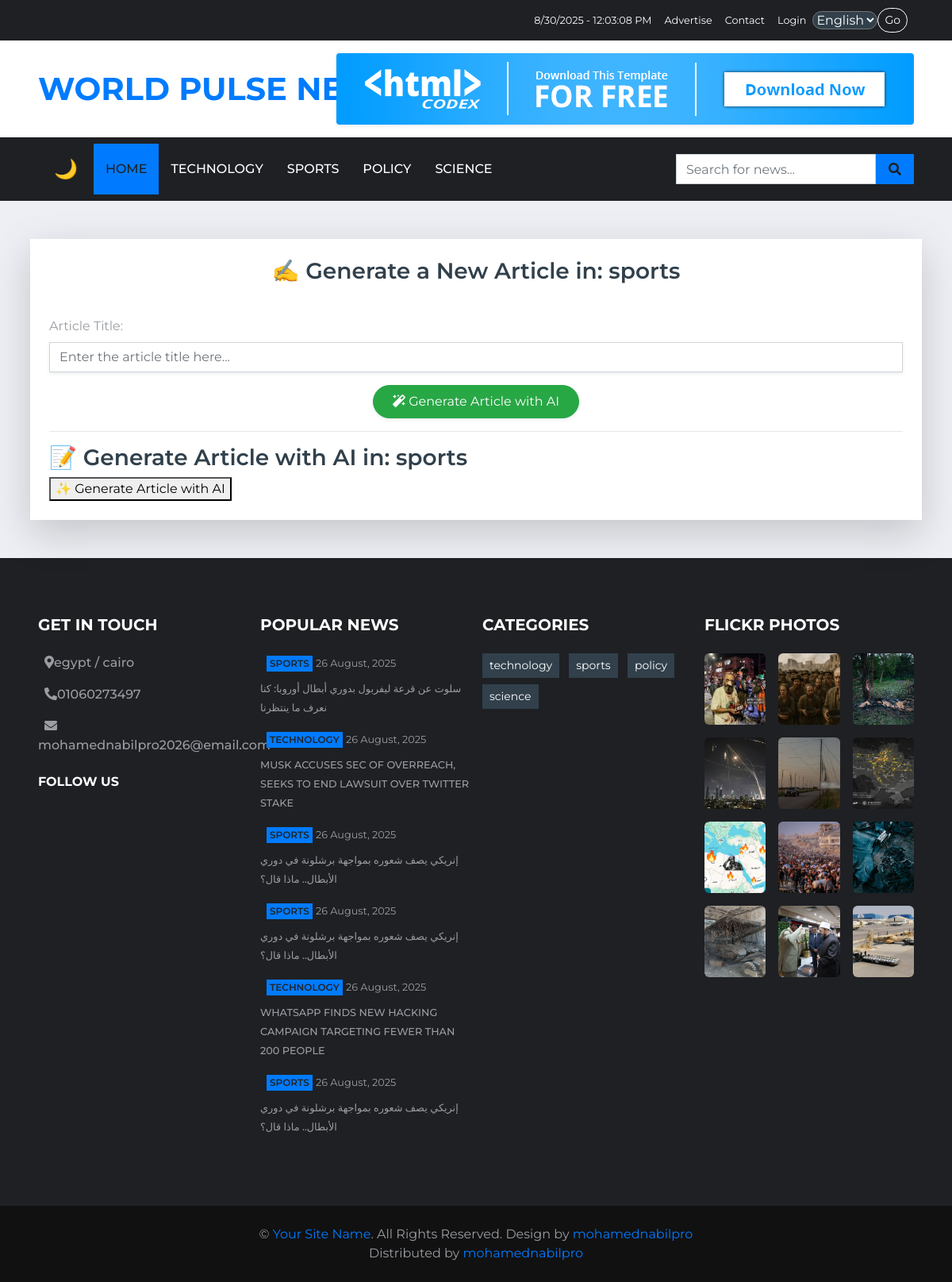
Page /en/category/sports/generate/ on the earlier database version.
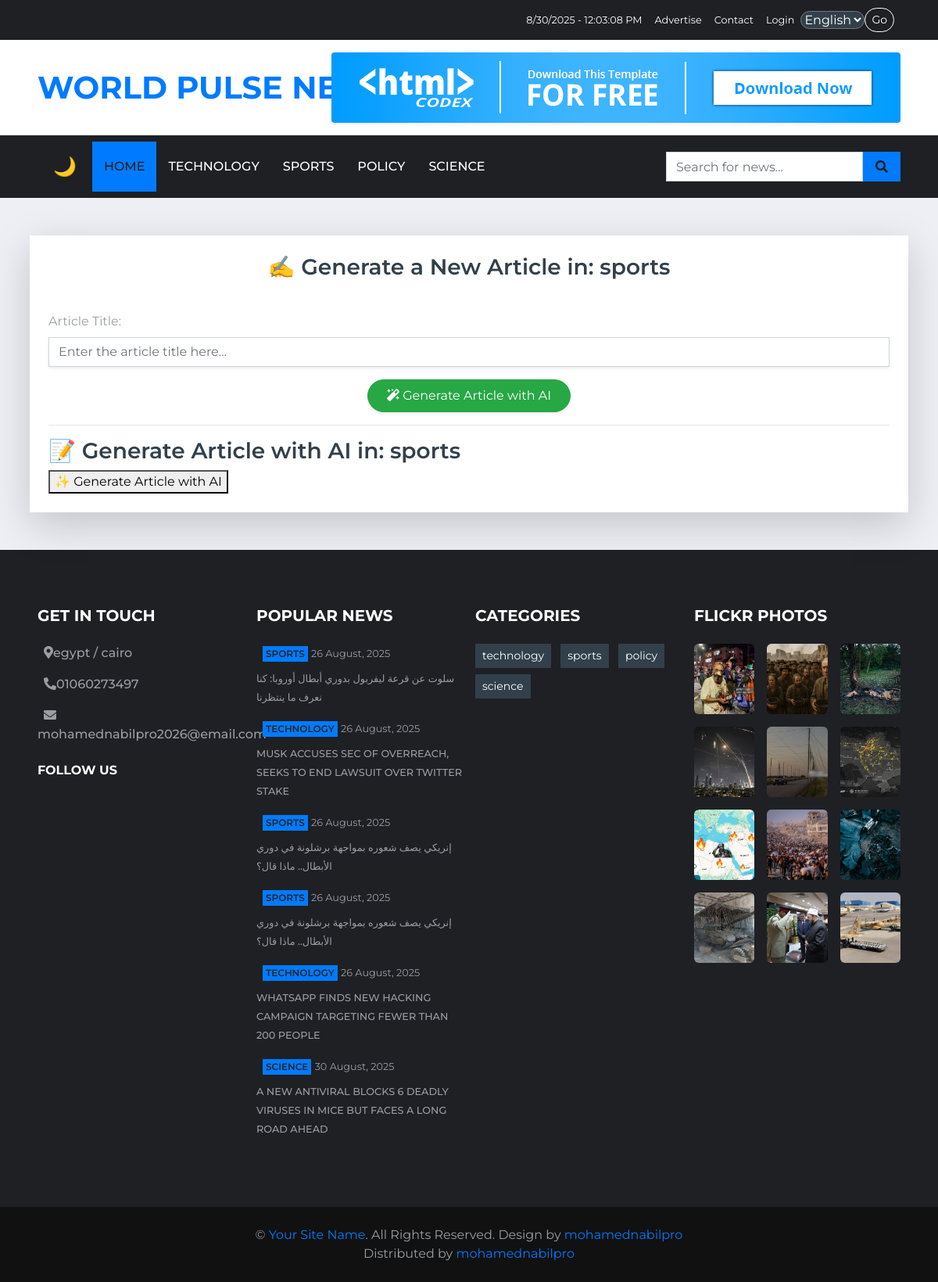
Same page on the later database version.
### main_core/models.py (models this page shows, shortened)
class NewsCategory(models.Model):
    name = models.CharField(max_length=200, unique=True)
    slug = models.SlugField(max_length=200, unique=True, blank=True)
    description = models.TextField(blank=True, null=True)
    class Meta:
        verbose_name_plural = "News Categories"
    def __str__(self):
        return self.name

class NewsArticle(models.Model):
    title = models.CharField(max_length=250)
    slug = models.SlugField(max_length=250, unique=True, blank=True)
    content = models.TextField()
    image = models.ImageField(upload_to="articles/")
    category = models.ForeignKey(NewsCategory, on_delete=models.CASCADE, related_name="articles")
    author = models.ForeignKey(User, on_delete=models.CASCADE)
    is_breaking = models.BooleanField(default=False)  # <- هذا الحقل
    is_featured = models.BooleanField(default=False)  # مقالات مميزة
    is_trending = models.BooleanField(default=False)  # مقالات متداولة
    created_at = models.DateTimeField(auto_now_add=True)
    views = models.PositiveIntegerField(default=0)

class FlickrPhoto(models.Model):
    title = models.CharField(max_length=100, blank=True, null=True)
    image = models.ImageField(upload_to='flickr_photos/')
    created_at = models.DateTimeField(auto_now_add=True)
    class Meta:
        verbose_name = "Flickr Photo"
        verbose_name_plural = "Flickr Photos"

### main_core/views.py (the view, shortened to what this page needs)
# urls.py: path("category/<slug:category_slug>/generate/", views.generate_ai_article, name="generate_ai_article"),
@require_http_methods(["GET", "POST"])
def generate_ai_article(request, category_slug):
    photos = FlickrPhoto.objects.all().order_by('-created_at')[:12]
    categories = NewsCategory.objects.all()
    information = InformationContact.objects.first()
    icon = SocialMediaIcon.objects.all()
    category = get_object_or_404(NewsCategory, slug=category_slug)
    popular_articles = NewsArticle.objects.order_by('-views')[:6]
    try:
        ...
    except Exception as e:
        import traceback
        print("❌ AI Error:", str(e))           # يطبع الخطأ البسيط
        print(traceback.format_exc())           # يطبع الـ stacktrace كامل
        return JsonResponse({
            "error": "حدث خطأ أثناء توليد المقال. راجع اللوج في السيرفر."
        }, json_dumps_params={'ensure_ascii': False})
    articles = NewsArticle.objects.filter(category=category).order_by('-created_at')
    context = {
        "category": category,
        "photos": photos,
        "categories": categories,
        "information": information,
        "icon": icon,
        "popular_articles": popular_articles,
        "articles": articles,
    }
    return render(request, "generate_ai_article.html", context)

### main_core/templates/generate_ai_article.html (shortened to what this page needs)
{% extends "base.html" %}
{% if LANGUAGE_CODE == 'ar' %}
  {% block content_ar %}
    <div class="container my-5">
      <div class="card shadow-lg border-0 rounded-3 p-4 bg-body-tertiary">
          <h3 class="fw-bold mb-4 text-primary-emphasis text-center">
            ✍️ توليد مقال جديد في قسم: {{ category.name }}
          </h3>
          <form method="post" class="mt-3">
              {% csrf_token %}
              <div class="form-group mb-3">
                  <label for="title" class="form-label fw-semibold">عنوان المقال:</label>
                  <input type="text" name="title" id="title"
                         class="form-control shadow-sm"
                         placeholder="اكتب عنوان المقال هنا..." required>
              </div>
              <div class="text-center">
                <button type="submit" class="btn btn-success px-4 py-2 shadow-sm rounded-pill">
                    <i class="fas fa-magic me-2"></i> توليد المقال بالذكاء الاصطناعي
                </button>
              </div>
          </form>
               <div class="automated-section">
            <h3>📝 Generate Article with AI in: {{ category.name }}</h3>
          <form method="post">
              {% csrf_token %}
              <button type="submit">✨ Generate Article with AI</button>
          </form>
          {% if generated_article %}
              <div class="article">
                  <h2>{{ generated_article.title }}</h2>
                  <p>{{ generated_article.content|linebreaks }}</p>
              </div>
          {% endif %}
      </div>
      </div>
    </div>
  {% endblock %}
{% else %}
  {% block content_en %}
    <div class="container my-5">
      <div class="card shadow-lg border-0 rounded-3 p-4 bg-body-tertiary">
          <h3 class="fw-bold mb-4 text-primary-emphasis text-center">
            ✍️ Generate a New Article in: {{ category.name }}
          </h3>
          <form method="post" class="mt-3">
              <div class="form-group mb-3">
                  <label for="title" class="form-label fw-semibold">Article Title:</label>
                  <input type="text" name="title" id="title"
                         class="form-control shadow-sm"
                         placeholder="Enter the article title here..." required>
              </div>
              <div class="text-center">
                <button type="submit" class="btn btn-success px-4 py-2 shadow-sm rounded-pill">
                    <i class="fas fa-magic me-2"></i> Generate Article with AI
                </button>
              </div>
          </form>
          <hr>
      <div class="automated-section">
            <h3>📝 Generate Article with AI in: {{ category.name }}</h3>
          <form method="post">
              <button type="submit">✨ Generate Article with AI</button>
          </form>
      </div>
      </div>
    </div>
  {% endblock %}
{% endif %}

### templates/parts/navbar.html (shortened to what this page needs)
{% load static %}
{% load i18n %}
{% if LANGUAGE_CODE == 'ar' %}
<div class="container-fluid p-0" style="position: sticky; top: 0; z-index: 100;" dir="rtl">
  <nav class="navbar navbar-expand-lg bg-dark navbar-dark py-2 px-lg-5">
    <button type="button" class="navbar-toggler" data-toggle="collapse" data-target="#navbarCollapseAR">
      <span class="navbar-toggler-icon"></span>
    </button>
    <div class="collapse navbar-collapse justify-content-between" id="navbarCollapseAR">
      <div class="navbar-nav ml-auto py-0">
        <button id="darkModeToggle" class="dark-mode-btn">🌙</button>
        <a href="{% url 'main_core:home' %}" class="nav-item nav-link active">الرئيسية</a>
        {% for NewsCategory in categories|slice:":4" %}
          <a href="{% url 'main_core:category_list' NewsCategory.slug %}"
             class="nav-item nav-link">{% trans NewsCategory.name %}</a>
        {% endfor %}
        {% if categories|length > 4 %}
        <div class="nav-item dropdown">
          <a href="#" class="nav-link dropdown-toggle" data-toggle="dropdown">المزيد</a>
          <div class="dropdown-menu bg-dark border-0">
            {% for NewsCategory in categories|slice:"4:" %}
              <a href="{% url 'main_core:category_list' NewsCategory.slug %}"
                 class="dropdown-item text-light">{% trans NewsCategory.name %}</a>
            {% endfor %}
          </div>
        </div>
        {% endif %}
      </div>
      <div class="input-group mr-auto mt-2 mt-lg-0 d-lg-flex" style="max-width: 300px;">
        <form class="d-flex w-100" role="search" method="get" action="{% url 'main_core:search_articles' %}">
          <input class="form-control" type="search" name="q" placeholder="ابحث عن خبر..." aria-label="Search">
          <button class="input-group-text bg-primary text-dark border-0 px-3" type="submit">
            <i class="fa fa-search"></i>
          </button>
        </form>
      </div>
    </div>
  </nav>
</div>
{% else %}
<div class="container-fluid p-0" style="position: sticky; top: 0; z-index: 100;" dir="ltr">
  <nav class="navbar navbar-expand-lg bg-dark navbar-dark py-2 px-lg-5">
    <div class="collapse navbar-collapse justify-content-between" id="navbarCollapseEN">
      <div class="navbar-nav py-0">
        <button id="darkModeToggle" class="dark-mode-btn">🌙</button>
        <a href="{% url 'main_core:home' %}" class="nav-item nav-link active">Home</a>
        {% for NewsCategory in categories|slice:":4" %}
          <a href="{% url 'main_core:category_list' NewsCategory.slug %}"
             class="nav-item nav-link">{% trans NewsCategory.name %}</a>
        {% endfor %}
      </div>
      <div class="input-group ml-auto mt-2 mt-lg-0 d-lg-flex" style="max-width: 300px;">
        <form class="d-flex w-100" role="search" method="get" action="{% url 'main_core:search_articles' %}">
          <input class="form-control" type="search" name="q" placeholder="Search for news..." aria-label="Search">
          <button class="input-group-text bg-primary text-dark border-0 px-3" type="submit">
            <i class="fa fa-search"></i>
          </button>
        </form>
      </div>
    </div>
  </nav>
</div>
{% endif %}

### templates/parts/footer.html (shortened to what the changed rows need)
{% load static %}
{% load i18n %}
{% if LANGUAGE_CODE == 'ar' %}
<div class="container-fluid bg-dark pt-5 px-sm-3 px-md-5 mt-5" dir="rtl">
    <div class="row py-4">
        <div class="col-lg-3 col-md-6 mb-5 text-right">
            <h5 class="mb-4 text-white text-uppercase font-weight-bold">اتصل بنا</h5>
            <p class="font-weight-medium"><i class="fa fa-map-marker-alt ml-2"></i>{{ information.location }}</p>
            <p class="font-weight-medium"><i class="fa fa-phone-alt ml-2"></i>{{ information.phone }}</p>
            <p class="font-weight-medium"><i class="fa fa-envelope ml-2"></i>{{ information.email }}</p>
            <h6 class="mt-4 mb-3 text-white text-uppercase font-weight-bold">تابعنا</h6>
            <div class="d-flex justify-content-end">
                {% for icon in social_media_icons %}
                   <a class="btn btn-lg btn-secondary btn-lg-square ml-2" href="{{ icon.link }}"><i class="fab {{ icon.icon_name }}"></i></a>
                {% endfor %}
            </div>
        </div>
        <div class="col-lg-3 col-md-6 mb-5 text-right">
            <h5 class="mb-4 text-white text-uppercase font-weight-bold">أخبار شائعة</h5>
            {% for NewsArticle in popular_articles %}
            <div class="mb-3">
                <div class="mb-2">
                    <a class="badge badge-primary text-uppercase font-weight-semi-bold p-1 ml-2" href="">{{ NewsArticle.category }}</a>
                    <a class="text-body" href=""><small>{{ NewsArticle.created_at|date:"d F, Y" }}</small></a>
                </div>
                <a class="small text-body text-uppercase font-weight-medium" href="">{{ NewsArticle.title }}</a>
            </div>
            {% endfor %}
        </div>
        <div class="col-lg-3 col-md-6 mb-5 text-right">
            <h5 class="mb-4 text-white text-uppercase font-weight-bold">التصنيفات</h5>
            <div class="m-n1">
            {% for NewsCategory in categories %}
                <a href="{% url 'main_core:category_list' NewsCategory.slug %}" class="btn btn-sm btn-secondary m-1">{{ NewsCategory.name }}</a>
                {% endfor %}
            </div>
        </div>
        <div class="col-lg-3 col-md-6 mb-5">
            <h5 class="mb-4 text-white text-uppercase font-weight-bold">معرض الصور</h5>
            <div class="row">
                {% for photo in photos %}
                <div class="col-4 mb-3">
                    <a href="{{ photo.image.url }}" target="_blank" class="flickr-photo">
                        <img class="w-100"
                            src="{{ photo.image.url }}"
                            alt="{{ photo.title }}">
                    </a>
                </div>
                {% endfor %}
            </div>
        </div>
    </div>
</div>
<div class="container-fluid py-4 px-sm-3 px-md-5" style="background: #111111;" dir="rtl">
    <p class="m-0 text-center">
        © <a href="#">موقع أخبار الأعمال</a>. جميع الحقوق محفوظة.
        <br/>تصميم بواسطة <a href="https://mohamednabilpro.netlify.app/">mohamednabilpro</a>
        <br/>موزع من <a href="https://mohamednabilpro.netlify.app/">mohamednabilpro</a>
    </p>
</div>
{% else %}
    <div class="container-fluid bg-dark pt-5 px-sm-3 px-md-5 mt-5">
        <div class="row py-4">
            <div class="col-lg-3 col-md-6 mb-5">
                {% for NewsArticle in popular_articles %}
                    <div class="mb-3">
                        <div class="mb-2">
                            <a class="badge badge-primary text-uppercase font-weight-semi-bold p-1 ml-2" href="">{{ NewsArticle.category }}</a>
                            <a class="text-body" href=""><small>{{ NewsArticle.created_at|date:"d F, Y" }}</small></a>
                        </div>
                        <a class="small text-body text-uppercase font-weight-medium" href="">{{ NewsArticle.title }}</a>
                    </div>
                    {% endfor %}
            </div>
            <div class="col-lg-3 col-md-6 mb-5">
                <div class="m-n1">
            {% for NewsCategory in categories %}
                <a href="{% url 'main_core:category_list' NewsCategory.slug %}" class="btn btn-sm btn-secondary m-1">{{ NewsCategory.name }}</a>
                {% endfor %}
                </div>
            </div>
        <div class="col-lg-3 col-md-6 mb-5">
            <div class="row">
                {% for photo in photos %}
                <div class="col-4 mb-3">
                    <a href="{{ photo.image.url }}" target="_blank" class="flickr-photo">
                        <img class="w-100"
                            src="{{ photo.image.url }}"
                            alt="{{ photo.title }}">
                    </a>
                </div>
                {% endfor %}
            </div>
        </div>
        </div>
    </div>
{% endif %}

Differences in the rows shown:
no longer on this page (row unchanged): NewsArticle: category "SPORTS", created_at "26 August, 2025", title "إنريكي يصف شعوره بمواجهة برشلونة في دوري الأبطال.. ماذا قال؟"
now on this page (row edited): NewsArticle: category "SCIENCE", created_at "30 August, 2025", title "A NEW ANTIVIRAL BLOCKS 6 DEADLY VIRUSES IN MICE BUT FACES A LONG ROAD AHEAD"
